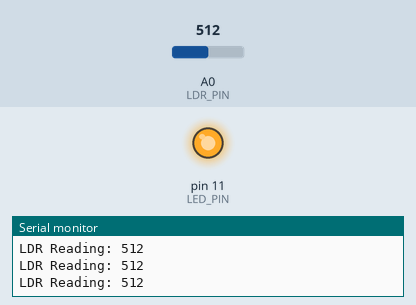
This sketch was run on a simulated Arduino Uno, built with avr-gcc and run on an emulated ATmega328P. On the bench: output pins drawn as LEDs (lit = HIGH), the last lines printed to the serial monitor. The test bench sets the inputs (shaded band); at power-on: A0 (LDR_PIN) = 512.

Above: at 1.2 s.
1.3 s: A0 (LDR_PIN) set to 489
At 2.1 s:
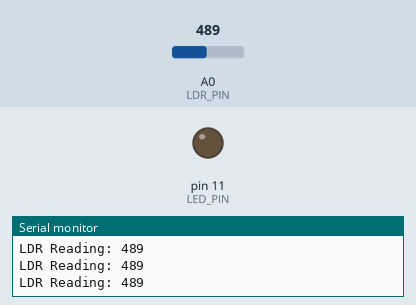
2.8 s: A0 (LDR_PIN) set to 510
At 3.9 s:
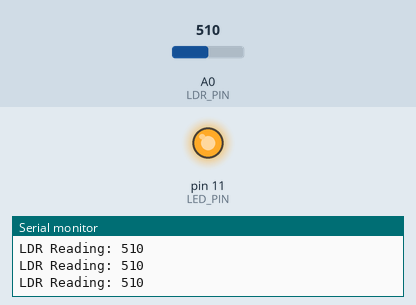
4.3 s: A0 (LDR_PIN) set to 490
At 4.9 s:
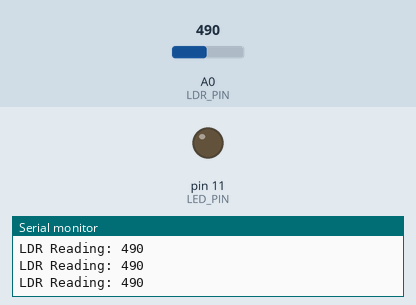
Timing chart, 0 to 7.3 s (numbered marks = the images above; inputs shaded):
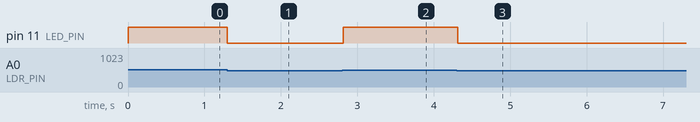

Measured:
- the behaviour switches between 501 and 500 on A0 (LDR_PIN) (found by bisection; images 0 and 1)
- after the input at 1.3 s, pin 11 (LED_PIN): HIGH → LOW at once
- after the input at 2.8 s, pin 11 (LED_PIN): LOW → HIGH at once
- after the input at 4.3 s, pin 11 (LED_PIN): HIGH → LOW at once

The sketch:

LDR.ino
```cpp
// Pin constants
#define LDR_PIN A0
#define LED_PIN 11

#define THRESHOLD 500

void setup() {
  pinMode(LED_PIN, OUTPUT); // set LED pin as output
  Serial.begin(9600); // Open serial port
}

void loop() {
  int sensorValue = analogRead(LDR_PIN); // Read LDR value

  if (sensorValue > THRESHOLD) { // LDR reading above 500
    digitalWrite(LED_PIN, HIGH);
  } else { // LDR reading below 500
    digitalWrite(LED_PIN, LOW);
  }
  Serial.println("LDR Reading: " + String(sensorValue)); // Print readings to serial monitor

  delay(2); // Let ADC settle
}
```
